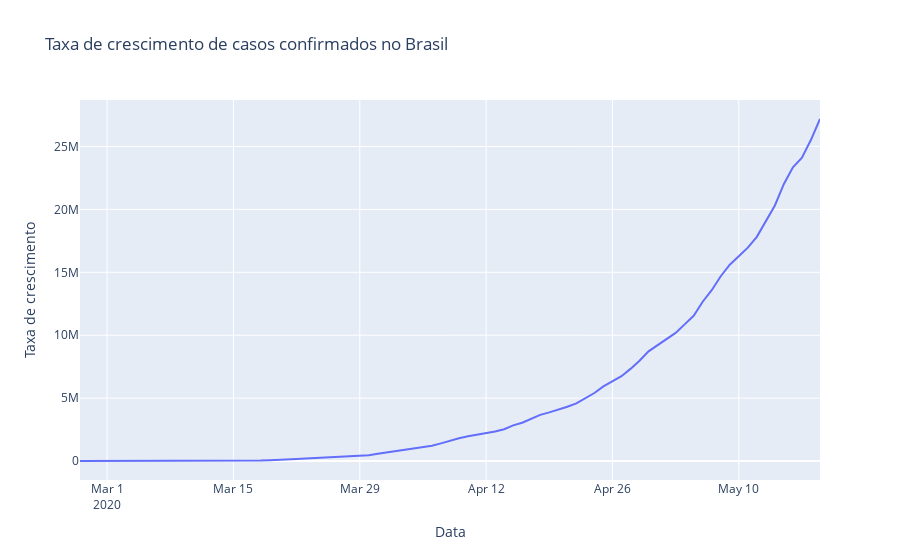

Write notebook code for a chart like this one.
### Code cell
primeiro_dia = brasil.observationdate.loc[brasil.confirmed > 0].min()
px.line(x=pd.date_range(primeiro_dia, brasil.observationdate.max())[1:],
        y=tx_dia, title='Taxa de crescimento de casos confirmados no Brasil',
       labels={'y':'Taxa de crescimento', 'x':'Data'})
